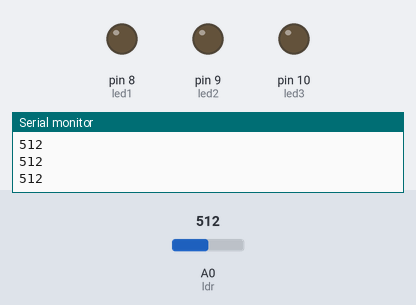
This sketch was run on a simulated Arduino Uno, built with avr-gcc and run on an emulated ATmega328P. On the bench: output pins drawn as LEDs (lit = HIGH), the last lines printed to the serial monitor. The test bench sets the inputs (shaded band); at power-on: A0 (ldr) = 512.

Above: at 1.2 s.
1.3 s: A0 (ldr) set to 482
At 2.0 s:
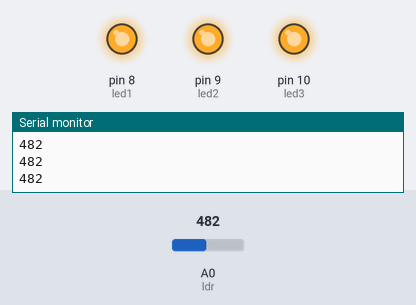
2.8 s: A0 (ldr) set to 510
At 3.3 s:
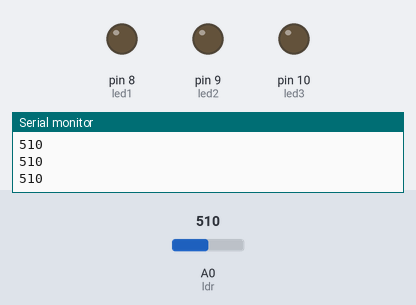
4.3 s: A0 (ldr) set to 490
At 4.6 s:
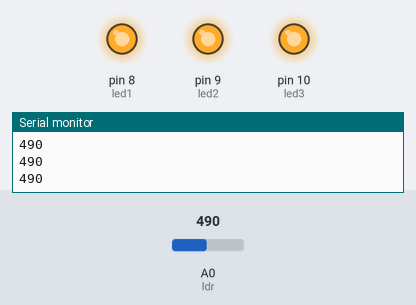
Timing chart, 0 to 7.3 s (numbered marks = the images above; inputs shaded):
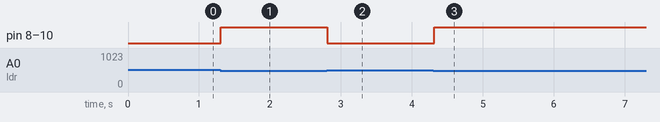

The sketch:

LDR_luminaria.ino
```cpp
int ldr = A0;

int led1 = 8;
int led2 = 9;
int led3 = 10;

int valorLuz;

void setup()
{
    pinMode(led1, OUTPUT);
    pinMode(led2, OUTPUT);
    pinMode(led3, OUTPUT);

    Serial.begin(9600);
}

void loop()
{
    valorLuz = analogRead(ldr);

    Serial.println(valorLuz);

    if(valorLuz < 500) // poca luz
    {
        digitalWrite(led1, HIGH);
        digitalWrite(led2, HIGH);
        digitalWrite(led3, HIGH);
    }
    else // suficiente luz
    {
        digitalWrite(led1, LOW);
        digitalWrite(led2, LOW);
        digitalWrite(led3, LOW);
    }

    delay(100);
}
```

Measured:
- the behaviour switches between 500 and 499 on A0 (ldr) (found by bisection; images 0 and 1)
- after the input at 1.3 s, pin 8 (led1), pin 9 (led2), pin 10 (led3): LOW → HIGH at once
- after the input at 2.8 s, pin 8 (led1), pin 9 (led2), pin 10 (led3): HIGH → LOW at once
- after the input at 4.3 s, pin 8 (led1), pin 9 (led2), pin 10 (led3): LOW → HIGH at once
